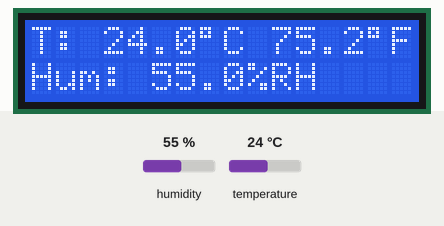
This sketch was run on a simulated Arduino Uno, built with avr-gcc and run on an emulated ATmega328P. Shown: 16×2 character LCD. The inputs (shaded band) are chosen by the test bench; at power-on: humidity 55 %, temperature 24 °C. What the sketch prints to the serial monitor is not drawn.

Above: at 1.2 s.
1.3 s: humidity set to 22 %
At 2.4 s:
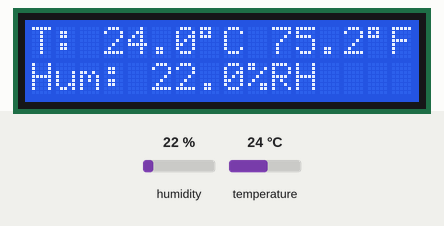
4.0 s: temperature set to 12 °C
At 5.3 s:
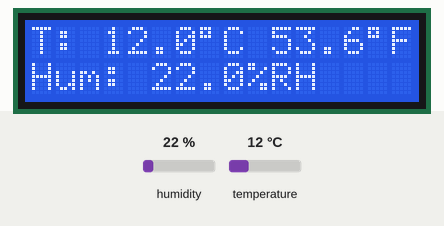
6.7 s: humidity set to 40 %
At 9.4 s:
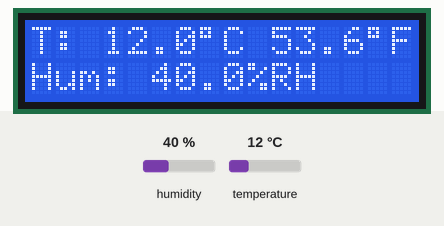
9.7 s: temperature set to 19 °C
At 11.2 s:
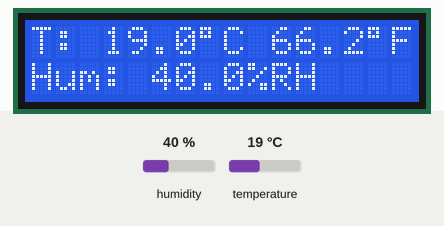
Timing chart, 0 to 12.7 s (numbered marks = the images above; inputs shaded):
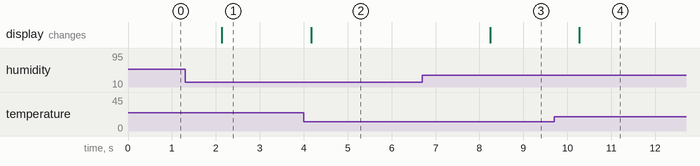

Measured:
- after the input at 1.3 s, the display: changes after 0.84 s (image 1)
- after the input at 4.0 s, the display: changes after 0.17 s (image 2)
- after the input at 6.7 s, the display: changes after 1.5 s (image 3)
- after the input at 9.7 s, the display: changes after 0.58 s (image 4)

The sketch:

DHT22_16x2_LCD.ino
```cpp
// Using the DHT2x Temperature/Humidity sensor with a 16x2 LCD via I2C
//
// Based on Adafruit sensor library example sketches
// REQUIRES the following libraries:
// - DHT Sensor Library: https://github.com/adafruit/DHT-sensor-library
// - Adafruit Unified Sensor Lib: https://github.com/adafruit/Adafruit_Sensor
//
// Tested with Arduino IDE v1.8.9
//             Adafruit Unified Sensor v1.0.3
//             DHT Sensor Library v1.3.4
//             HD44780 v1.0.1
//
//  Gadget Reboot

#include "DHT.h"
#include <Wire.h>
#include <hd44780.h>                       // LCD hd44780 library
#include <hd44780ioClass/hd44780_I2Cexp.h> // i2c expander i/o class header

#define DHTPIN 2        // digital pin connected to the DHT sensor
#define DHTTYPE DHT22   // can be DHT11, DHT21, DHT22

// create a DHT sensor object
DHT dht(DHTPIN, DHTTYPE);

// create lcd object: auto locate & auto config gpio expander chip
hd44780_I2Cexp lcd;

void setup(void) {

  Serial.begin(9600);
  Serial.println("DHT Temperature/Humidity Sensor");
  Serial.println();

  // initialize the DHT sensor
  dht.begin();

   // initialize lcd
  lcd.begin(16, 2);
  lcd.clear();
}

void loop() {

  // reading temperature or humidity takes about 250 milliseconds
  // read humidity
  float humidity = dht.readHumidity();

  // read temperature:  true=degF false=degC
  float tempC = dht.readTemperature(false);
  float tempF = dht.readTemperature(true);

  // Check if any reads failed
  if (isnan(humidity) || isnan(tempC) || isnan(tempF)) {
    Serial.println(F("Failed to read from DHT sensor!"));
  }
  else {
    Serial.print(F("Humidity: "));
    Serial.print(humidity);
    Serial.print(F("%  Temperature: "));
    Serial.print(tempC);
    Serial.print(F("°C "));
    Serial.print(tempF);
    Serial.print(F("°F "));
    Serial.println();

    lcd.setCursor(0, 0);
    lcd.print("T: ");
    lcd.print(tempC, 1);
    lcd.print((char)223);
    lcd.print("C ");
    lcd.print(tempF, 1);
    lcd.print((char)223);
    lcd.print("F");

    lcd.setCursor(0, 1);
    lcd.print("Hum: ");
    lcd.print(humidity, 1);
    lcd.print("%RH");
  }

  // DHT22 should only be read once every two seconds
  delay(2000);

}  // end void loop()
```
